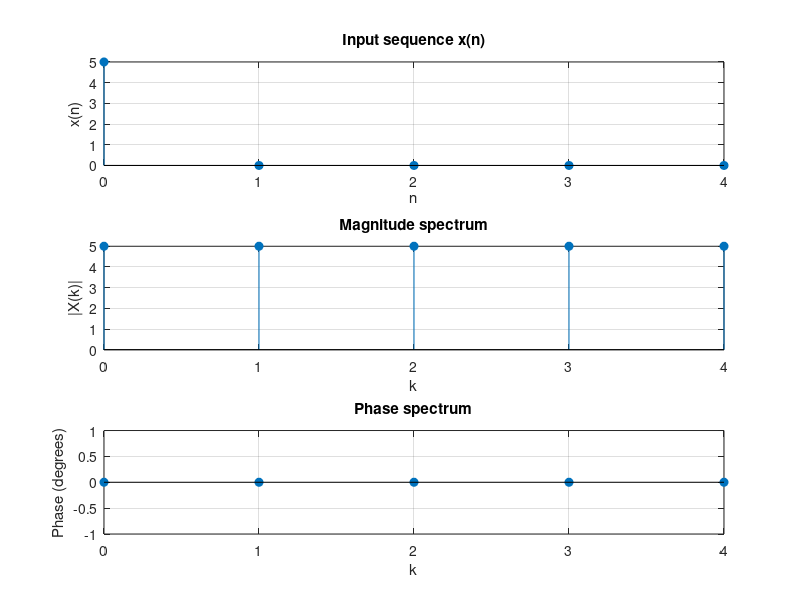

Write MATLAB code to recreate this figure.
clc; clear; close all;
N = input('Enter the number of points of the DFT, N = ');
x = input('Enter the sequence x(n) = ');
x = [x zeros(1, N-length(x))];
n = 0:N-1;
X = x * exp(-1j*2*pi/N).^(n'*n);

fprintf('\n%3s %22s %12s %14s\n', 'k', 'X(k)', '|X(k)|', 'Phase (deg)');
for k = n
    fprintf('%3d %11.4f %+10.4fj %12.4f %14.4f\n', k, real(X(k+1)), imag(X(k+1)), abs(X(k+1)), angle(X(k+1))*180/pi);
end
fprintf('\nMax difference between this DFT and fft = %.2e\n', max(abs(X - fft(x, N))));

subplot(3,1,1); stem(n, x, 'filled'); title('Input sequence x(n)'); xlabel('n'); ylabel('x(n)'); grid on;
subplot(3,1,2); stem(n, abs(X), 'filled'); title('Magnitude spectrum'); xlabel('k'); ylabel('|X(k)|'); grid on;
subplot(3,1,3); stem(n, angle(X)*180/pi, 'filled'); title('Phase spectrum'); xlabel('k'); ylabel('Phase (degrees)'); grid on;
